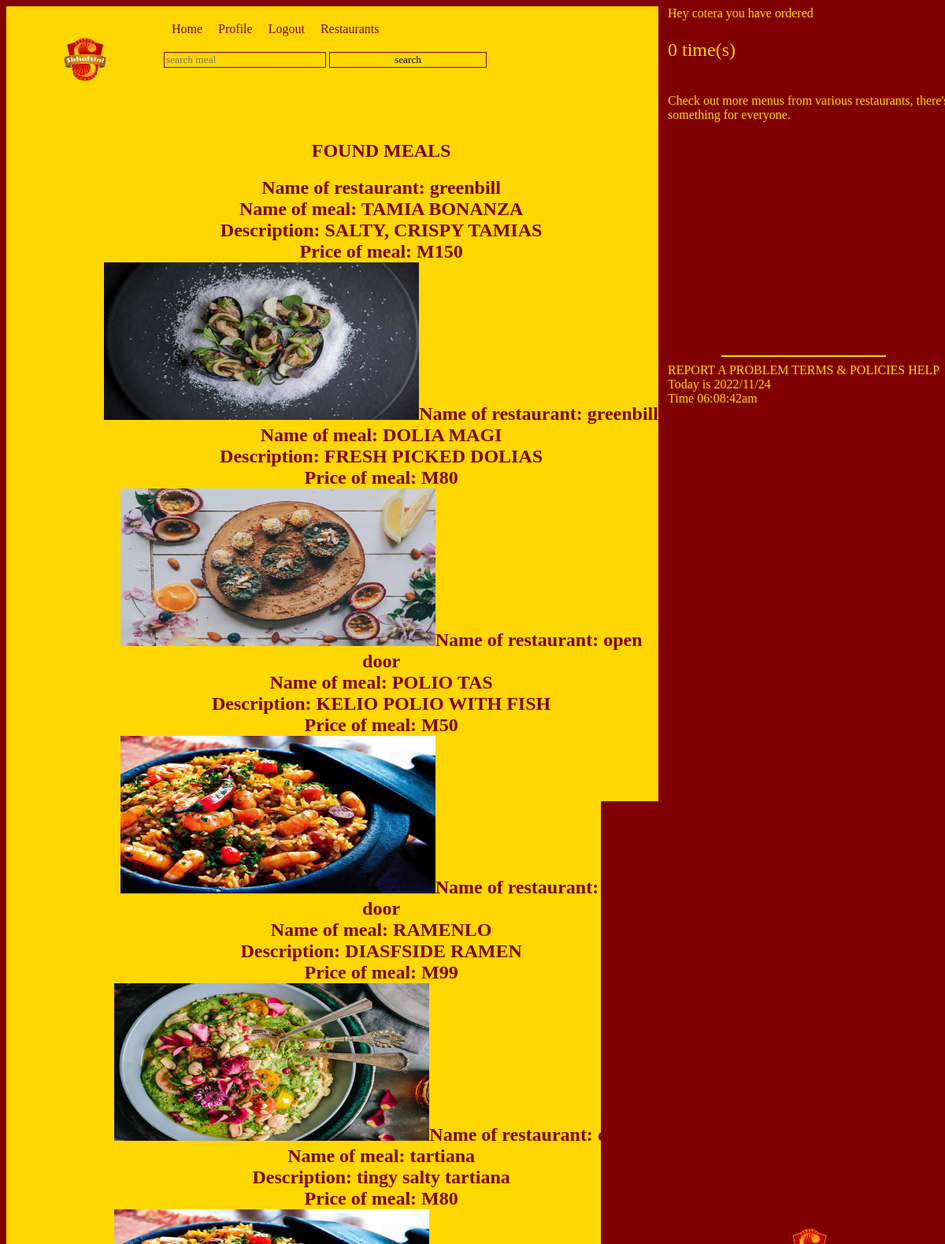
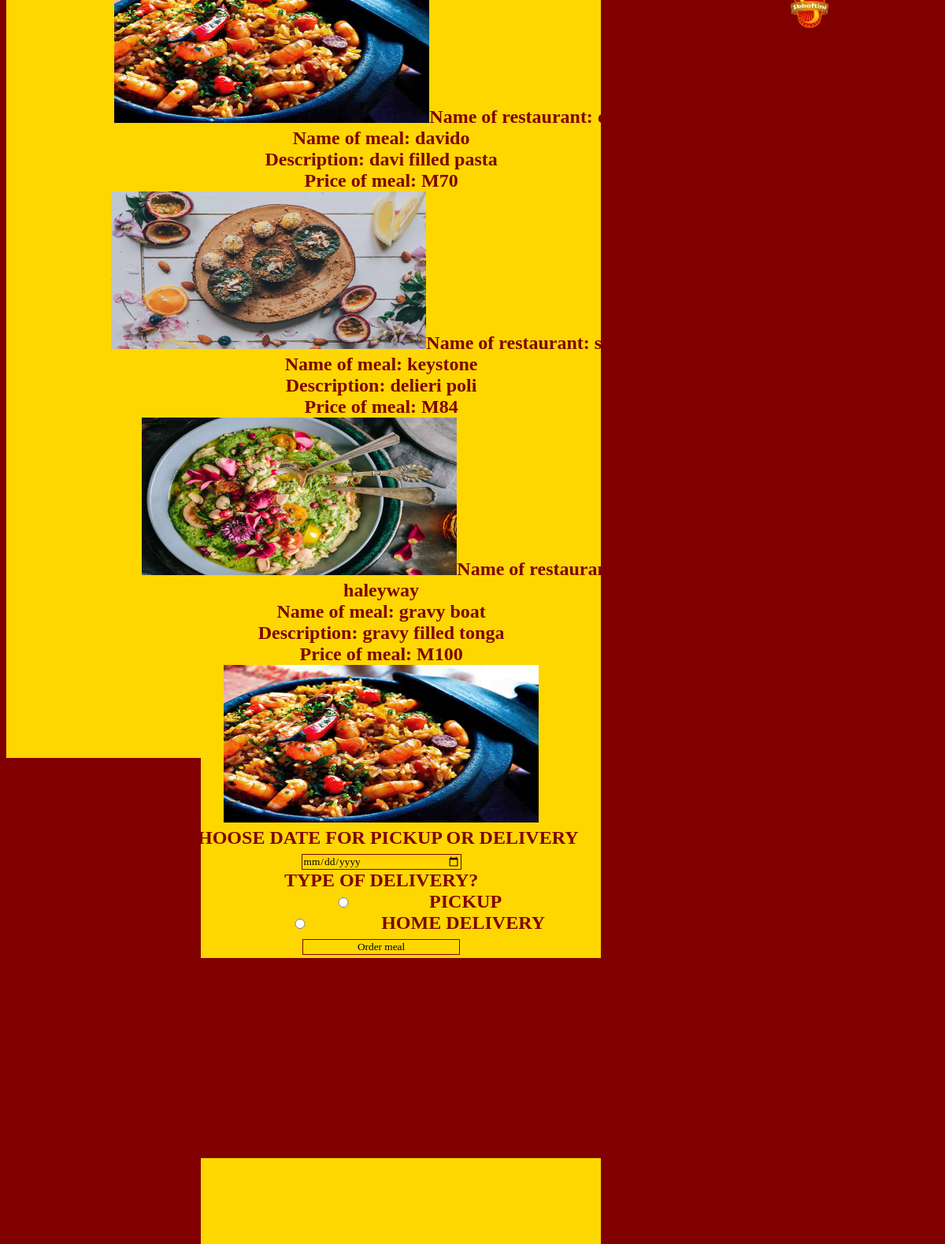
/search.php (signed in), run on the app's committed database (2 pictures, top to bottom).
### tables this page shows
CREATE TABLE `user_registration` (
  `PHONE_NUMBER` int(8) NOT NULL,
  `EMAIL` varchar(320) NOT NULL,
  `NAME` varchar(80) NOT NULL,
  `HOUSE_NUMBER` int(70) NOT NULL,
  `PASSWORD` varchar(94) NOT NULL,
  `TYPE_OF_USER` varchar(15) NOT NULL,
  `IMAGE` varchar(255) NOT NULL,
  `STATUS` varchar(10) NOT NULL,
  `CREDIT_CARD` int(16) NOT NULL,
  `CHARGE` int(11) NOT NULL,
  `DATE_ACCOUNT_CREATED` date NOT NULL DEFAULT current_timestamp()
);

CREATE TABLE `meal` (
  `MEAL_CODE` int(8) NOT NULL,
  `PHONE_NUMBER` int(8) NOT NULL,
  `NAME_OF_MEAL` varchar(80) NOT NULL,
  `DESCRIPTION` varchar(255) NOT NULL,
  `PRICE` float NOT NULL,
  `IMAGE_NAME` varchar(20) NOT NULL
);

### search.php (the view, shortened to what this page needs)
<?php
$DATABASE_HOST = 'localhost';
$DATABASE_USER = 'root';
$DATABASE_PASS = '';
$DATABASE_NAME = 'skhaftini';
$con = mysqli_connect($DATABASE_HOST, $DATABASE_USER, $DATABASE_PASS, $DATABASE_NAME);
$stmt = $con->prepare('SELECT IMAGE,PHONE_NUMBER FROM user_registration WHERE PHONE_NUMBER = ?');
$search = mysqli_real_escape_string($con, $_GET['search']);
$user = $_SESSION['id'];
$stmt->bind_param('i', $user);
$stmt->execute();
$stmt->bind_result($image,$phone);
?>
<!DOCTYPE html>
<html>
<head>
<link rel="stylesheet" href="skhaftini.css" />
</head>
<body>
<header>
<nav>
<img src="skaftini png-13.png" alt="logo" width="200px" height="135px" />
<nav>
<a href="home.php">Home</a>
<a href="profile.php">Profile</a>
<a href="logout.php">Logout</a>
<a href="restaurants.php">Restaurants</a>
<form action="search.php" method="get">
<input type="text" placeholder="search meal" name="search"/>
<input type="submit" value="search" name="submit" />
</form>
</nav>
</nav>
</header>
<section id='restaurantsection'>
<div>
<h1> FOUND MEALS </h1>
<h2>
<?php
$query  = "SELECT * FROM user_registration join meal on user_registration.PHONE_NUMBER = meal.PHONE_NUMBER WHERE NAME_OF_MEAL REGEXP '$search'";
$result = $con->query($query);
$rows = $result->num_rows;
if (!empty($rows)) {
for ($j = 0 ; $j < $rows ; ++$j)  {
$row = $result->fetch_array(MYSQLI_ASSOC);
echo 'Name of restaurant: '   . htmlspecialchars($row['NAME'])   . '<br>';
echo 'Name of meal: '   . htmlspecialchars($row['NAME_OF_MEAL'])   . '<br>';
echo 'Description: '   . htmlspecialchars($row['DESCRIPTION'])   . '<br>';
echo 'Price of meal: M'   . htmlspecialchars($row['PRICE'])   . '<br>';
echo "<img src='uploaded/".$row['IMAGE_NAME']."' width='400px' height='200px'>";
}
echo '<form action="order.php" method="post">
<input type="hidden" value="'.$_SESSION['id'].'" name="phone">
<input type="hidden" value="'.$row['NAME'].'" name="nameofr">
<input type="hidden" value="'.$row['NAME_OF_MEAL'].'" name="name">
<input type="hidden" value="'.$row['IMAGE_NAME'].'" name="image1">
<input type="hidden" value="'.$row['PRICE'].'" name="price">
<input type="hidden" value="'.$row['MEAL_CODE'].'" name="mealcode">
<input type="hidden" value="'.$row['DESCRIPTION'].'" name="description"
<table>
<tr><td>CHOOSE DATE FOR PICKUP OR DELIVERY</td>
<td><input type="date" name="date"</td></tr>
<br>
<tr><td >TYPE OF DELIVERY?</td></tr>
<br>
<tr><td><input type="radio" value="PICKUP" name="type" required /> PICKUP</td></tr>
<br>
<tr><td><input type="radio" value="HOME DELIVERY" name="type" required />HOME DELIVERY</td></tr>
<br>
<tr><td><input type="submit" value="Order meal" name="submit" id="order"/></td></tr><hr>
</table>
</form>';
} elseif (empty($rows)) {
echo 'No meal by that name on the menu';
}
?>
</h2>
</div>
</section>
<aside id="restaurantaside">
<?php
$selectquery= "SELECT count(*) from order_t where order_t.PHONE_NUMBER = $phone";
$result = $con->query($selectquery);
$count = mysqli_fetch_array($result);
$rows = $count[0];
if ($rows <= 5 ) {
echo 'Hey '. $_SESSION['name'] . ' you have ordered '. '<br>';
echo '<p id="count">'.$rows . ' time(s)'. '</p>'.'<br>';
echo 'Check out more menus from various restaurants, there\'s something for everyone.';
}else {
echo 'Hey '.$_SESSION['name'] . ' you have ordered '. '<br>';
echo '<p id="count">'.$rows . ' times'. '</p>'.'<br>';
echo 'Restaurants know your name now!';
}
?>
<div>
<hr style="border: solid 1px gold">
REPORT A PROBLEM
TERMS & POLICIES
HELP
</div>
<div>
<?php echo "Today is " . date("Y/m/d") . " <br> "; echo "Time " . date("h:i:sa"); ?>
</div>
</aside>
</body>

### skhaftini.css (style rules this page uses)
body { height:100% auto; width:100%; background-color:maroon; background-image:url("skaftini png-13.png"); background-size: 50%; background-position:center; background-repeat:no-repeat; background-attachment:fixed; font-family:Forte; }
body header { position:fixed; min-height: 80px; max-height:100px; width:68.9%; background-color: gold; float:left; padding-bottom:50px; }
body header nav img { float:left; }
body header nav nav { padding-top:10px; }
header nav nav a { float:left; margin: 10px; text-decoration:none; color: maroon; background-color: gold; }
header nav nav form { padding-top:10px; float: left; position:relative; }
a { font-family:Forte; }
section h1, h2 { color:maroon; }
section div { margin-left:15%; }
#restaurantsection { padding-top:150px; min-height: 3000px; max-height: auto; float:left; width:69%; background-color:gold; text-align:center; }
aside { position:fixed; width:49.3%; height:100%; margin-right:40%; background-color:maroon; color:gold; }
#restaurantaside { position:fixed; width:30%; height:100%; margin-left:70%; margin-top:0px; background-color:maroon; float:right; background-image:url("skaftini png-13.png"); background-size: 50%; background-position:center; background-repeat:no-repeat; }
hr { border: solid 1px maroon; width: 60%; }
aside div + div { float:left; margin-top: 0%; }
aside div { float:left; margin-top: 80%; }
#count { font-size:24px; }
input { width:200px; background-color:gold; font-family:Forte; border:1px solid maroon; }

### data on the page
user_registration: NAME "greenbill", meal.NAME_OF_MEAL "TAMIA BONANZA", meal.DESCRIPTION "SALTY, CRISPY TAMIAS", meal.PRICE "150", meal.IMAGE_NAME (picture), meal.NAME_OF_MEAL "DOLIA MAGI", meal.DESCRIPTION "FRESH PICKED DOLIAS", meal.PRICE "80"
user_registration: NAME "open door", meal.NAME_OF_MEAL "POLIO TAS", meal.DESCRIPTION "KELIO POLIO WITH FISH", meal.PRICE "50", meal.IMAGE_NAME (picture), meal.NAME_OF_MEAL "RAMENLO", meal.DESCRIPTION "DIASFSIDE RAMEN", meal.PRICE "99"
user_registration: NAME "cotera", meal.NAME_OF_MEAL "tartiana", meal.DESCRIPTION "tingy salty tartiana", meal.PRICE "80", meal.IMAGE_NAME (picture), meal.NAME_OF_MEAL "davido", meal.DESCRIPTION "davi filled pasta", meal.PRICE "70"
user_registration: NAME "suthisa", meal.NAME_OF_MEAL "keystone", meal.DESCRIPTION "delieri poli", meal.PRICE "84", meal.IMAGE_NAME (picture)
user_registration: NAME "haleyway", meal.NAME_OF_MEAL "gravy boat", meal.DESCRIPTION "gravy filled tonga", meal.PRICE "100", meal.IMAGE_NAME (picture)

### other printed values
$_SESSION['name'] "cotera"
$rows "0"
